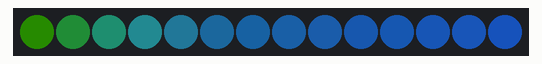
Bench run of a sketch on a simulated Arduino Uno, built with avr-gcc and run on an emulated ATmega328P. Shown: 14 RGB LEDs in strip order, left to right. Dim RGB values are drawn brighter than linear.

Above: at 3.1 s.
At 4.6 s:
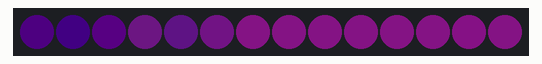
At 6.1 s:
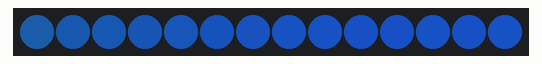
At 8.3 s:
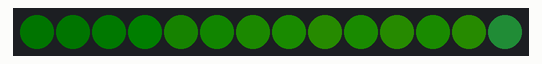
At 13.5 s:
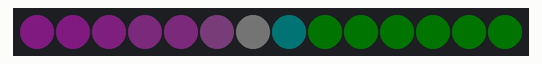
At 39.94 s:
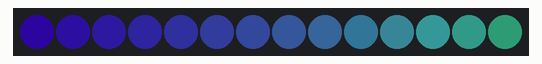

The sketch:

pistation-light-control.ino
```cpp
#include <FastLED.h>

#define LED_PIN     1
#define NUM_LEDS    14
#define BRIGHTNESS  100
#define LED_TYPE    WS2811
#define COLOR_ORDER GRB
CRGB leds[NUM_LEDS];

#define UPDATES_PER_SECOND 10

CRGBPalette16 currentPalette;
TBlendType    currentBlending;

// Gradient palette "otis_gp", originally from
// http://soliton.vm.bytemark.co.uk/pub/cpt-city/rc/tn/otis.png.index.html
// converted for FastLED with gammas (2.6, 2.2, 2.5)
// Size: 16 bytes of program space.

DEFINE_GRADIENT_PALETTE( otis_gp ) {  // main animation
    0,  26,  1, 89,
  127,  17,193,  0,
  216,   0, 34, 98,
  255,   0, 34, 98};

// Gradient palette "rainbow_gp", originally from
// http://soliton.vm.bytemark.co.uk/pub/cpt-city/rc/tn/rainbow.png.index.html
// converted for FastLED with gammas (2.6, 2.2, 2.5)
// Size: 48 bytes of program space.

DEFINE_GRADIENT_PALETTE( rainbow_gp ) { // startup demo?
    0, 126,  1,142,
   25, 171,  1, 26,
   48, 224,  9,  1,
   71, 237,138,  1,
   94,  52,173,  1,
  117,   1,201,  1,
  140,   1,211, 54,
  163,   1,124,168,
  186,   1,  8,149,
  209,  12,  1,151,
  232,  12,  1,151,
  255, 171,  1,190};

// Gradient palette "blackhorse_gp", originally from
// http://soliton.vm.bytemark.co.uk/pub/cpt-city/rc/tn/blackhorse.png.index.html
// converted for FastLED with gammas (2.6, 2.2, 2.5)
// Size: 24 bytes of program space.

DEFINE_GRADIENT_PALETTE( blackhorse_gp ) {   // startup demo?
    0,   8, 30,  1,
   53,  29, 99,237,
  112,   1,  1, 14,
  168,  21,  5, 21,
  219,   1,  5,  2,
  255,   8, 30,  1};

DEFINE_GRADIENT_PALETTE( halloween_gp ) { // Unused but cool
    0, 173, 53,  1,
  127,   0,  0,  0,
  191, 173, 53,  1,
  255, 173, 53,  1};

void setup() {
    delay( 3000 ); // power-up safety delay
    FastLED.addLeds<LED_TYPE, LED_PIN, COLOR_ORDER>(leds, NUM_LEDS).setCorrection( TypicalLEDStrip );
    FastLED.setBrightness(  BRIGHTNESS );
    currentBlending = LINEARBLEND;

    currentPalette = blackhorse_gp;

    // initial demo
    for (int i=0;i<1000;i++) {
      FillLEDsFromPaletteColors(i);
      FastLED.show();
      FastLED.delay(10);
    }

    currentPalette = otis_gp;

}


void loop() {

    static uint8_t startIndex = 0;
    startIndex = startIndex + 1; /* motion speed */

    FillLEDsFromPaletteColors(startIndex);

    FastLED.show();
    FastLED.delay(1000 / UPDATES_PER_SECOND);
}

void FillLEDsFromPaletteColors( uint8_t colorIndex) {
    uint8_t brightness = 255;

    for( int i = 0; i < NUM_LEDS; i++) {
        leds[i] = ColorFromPalette( currentPalette, colorIndex, brightness, currentBlending);
        colorIndex += 3;
    }
}
```
